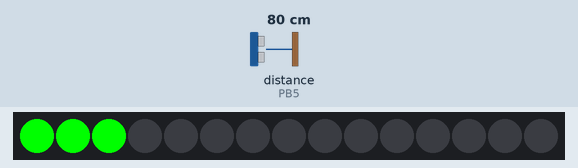
Bench run of a sketch on a simulated ATtiny85, built with avr-gcc and run on an emulated ATtiny85. Shown: 15 RGB LEDs in strip order, left to right. Wiring (inferred from the names in the program): ultrasonic range finder: trigger PB4; echo PB5. Inputs (shaded band) come from the test bench; at power-on: distance to the obstacle (sensor on PB5) 80 cm. The echo pulse lasts 58.3 µs per cm.

Above: at 1.2 s.
1.3 s: distance to the obstacle (sensor on PB5) set to 2 cm
At 1.7 s:
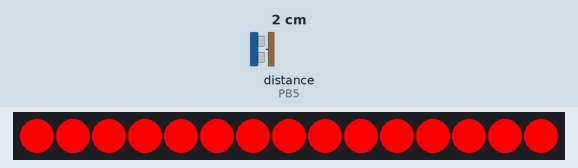
4.3 s: distance to the obstacle (sensor on PB5) set to 9 cm
At 5.5 s:
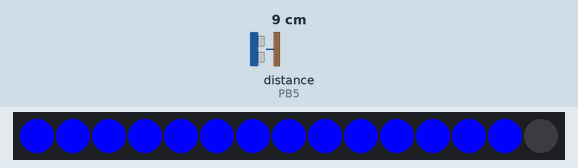
7.3 s: distance to the obstacle (sensor on PB5) set to 4 cm
At 7.6 s:
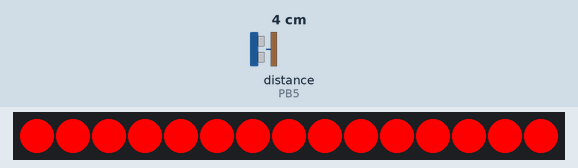
Timing chart, 0 to 10.3 s (numbered marks = the images above; inputs shaded):
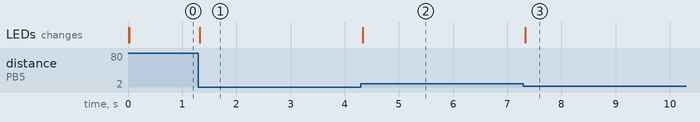

The sketch:

parking_sensor.ino
```cpp
#include <Adafruit_NeoPixel.h>
#ifdef __AVR__
#include <avr/power.h> // Required for 16 MHz Adafruit Trinket
#endif

#define PIN 0 // PIN LED
#define PIN_TRIG 4 // PIN
#define PIN_ECHO 5 // PIN
#define NUMPIXELS 15 // NeoPixel led count
long duration, cm, ledOn;

Adafruit_NeoPixel pixels(NUMPIXELS, PIN, NEO_GRB + NEO_KHZ800);

void setup() {
#if defined(__AVR_ATtiny85__) && (F_CPU == 16000000)
  clock_prescale_set(clock_div_1);
#endif

  pinMode(PIN_TRIG, OUTPUT); // Определяем вывод
  pixels.begin(); // INITIALIZE NeoPixel strip object (REQUIRED)
}

void loop() {
  digitalWrite(PIN_TRIG, LOW);
  delayMicroseconds(5);
  digitalWrite(PIN_TRIG, HIGH);
  // Установим высокий уровень сигнала
  delayMicroseconds(10);
  digitalWrite(PIN_TRIG, LOW);
  //  Определяем задержку сигнала
  duration = pulseIn(PIN_ECHO, HIGH);
  // Преобразуем время задержки в расстояние
  cm = (duration / 2) / 29.1;

  pixels.clear();
  if (cm >= 0 && cm <= 100) {
    ledOn = map(cm, 0, 100, NUMPIXELS, 0);
    for (int i = 0; i < ledOn; i++) {
      if (ledOn > (NUMPIXELS-1)) {
        pixels.setPixelColor(i, pixels.Color(255, 0, 0));
      } else if (ledOn > (NUMPIXELS-3)) {
        pixels.setPixelColor(i, pixels.Color(0, 0, 255));
      } else {
        pixels.setPixelColor(i, pixels.Color(0, 255, 0));
      }
      pixels.show();
    }
  }

}
```

Measured:
- after the input at 1.3 s, the LEDs: change at once (image 1)
- after the input at 4.3 s, the LEDs: change at once (image 2)
- after the input at 7.3 s, the LEDs: change at once (image 3)
